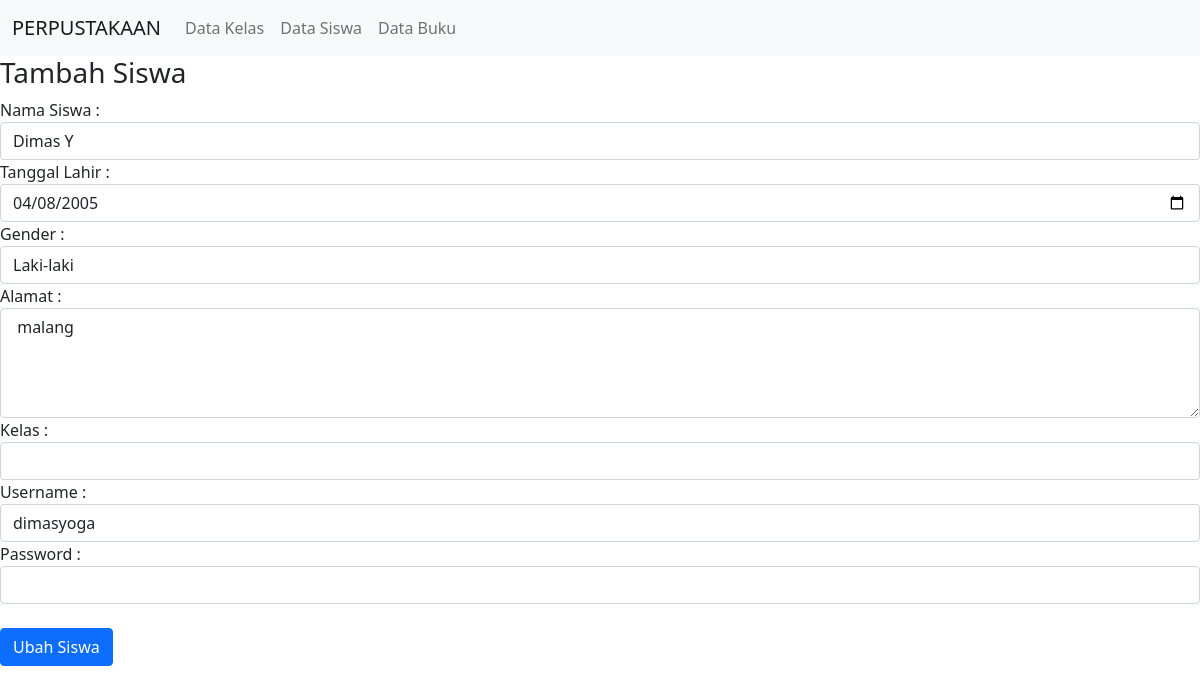
Page /admin/ubah_siswa.php?id_siswa=8 on the committed database.
### tables this page shows
CREATE TABLE `siswa` (
  `id_siswa` int(11) NOT NULL,
  `nama_siswa` varchar(100) NOT NULL,
  `tanggal_lahir` date NOT NULL,
  `gender` enum('L','P') NOT NULL,
  `alamat` text NOT NULL,
  `username` varchar(255) NOT NULL,
  `password` varchar(255) NOT NULL,
  `id_kelas` int(11) NOT NULL
);

### admin/ubah_siswa.php (the view, shortened to what this page needs)
<!DOCTYPE html>
<html>
<head>
<link href="https://cdn.jsdelivr.net/npm/bootstrap@5.1.1/dist/css/bootstrap.min.css" rel="stylesheet">
</head>
<body>
    <?php
    include "navbar.php";
    include "koneksi.php";
    $qry_get_siswa=mysqli_query($koneksi,"select * from siswa where id_siswa = '".$_GET['id_siswa']."'");
    $dt_siswa=mysqli_fetch_array($qry_get_siswa);
    ?>
    <h3>Tambah Siswa</h3>
    <form action="proses_ubah_siswa.php" method="post">
        Nama Siswa :
        <input type="text" name="nama_siswa" value="<?=$dt_siswa['nama_siswa']?>" class="form-control">
        Tanggal Lahir :
        <input type="date" name="tanggal_lahir" value="<?=$dt_siswa['tanggal_lahir']?>" class="form-control">
        Gender :
        <?php
        $arr_gender=array('L'=>'Laki-laki','P'=>'Perempuan');
        ?>
        <select name="gender" class="form-control">
            <?php foreach ($arr_gender as $key_gender => $val_gender):
                if($key_gender==$dt_siswa['gender']){
                    $selek="selected";
                } else {
                    $selek="";
                }
            ?>
            <option value="<?=$key_gender?>"
            <?=$selek?>><?=$val_gender?></option>
            <?php endforeach ?>
        </select>
        Alamat :
        <textarea name="alamat" class="form-control"
        rows="4"><?=$dt_siswa['alamat']?></textarea>
        Kelas :
        <select name="id_kelas" class="form-control">
        <?php
        include "koneksi.php";
        $qry_kelas=mysqli_query($koneksi,"select * from kelas");
        while($data_kelas=mysqli_fetch_array($qry_kelas)){
            if($data_kelas['id_kelas']==$dt_siswa['id_kelas']){
                $selek="selected";
            } else {
                $selek="";
            }
            echo '<option value="'.$data_kelas['id_kelas'].'"
            '.$selek.'>'.$data_kelas['nama_kelas'].'</option>';
        }
        ?>
        </select>
        Username :
        <input type="text" name="username" value="<?=$dt_siswa['username']?>" class="form-control">
        Password :
        <input type="password" name="password" value="" class="form-control">
        <br>
        <input type="submit" name="simpan" value="Ubah Siswa" class="btn btn-primary">
    </form>
</body>
</html>

### rows in the picture
siswa: nama_siswa "Dimas Y", tanggal_lahir "04/08/2005", alamat "malang", username "dimasyoga"

### other values in the picture
form field gender "Laki-laki"
